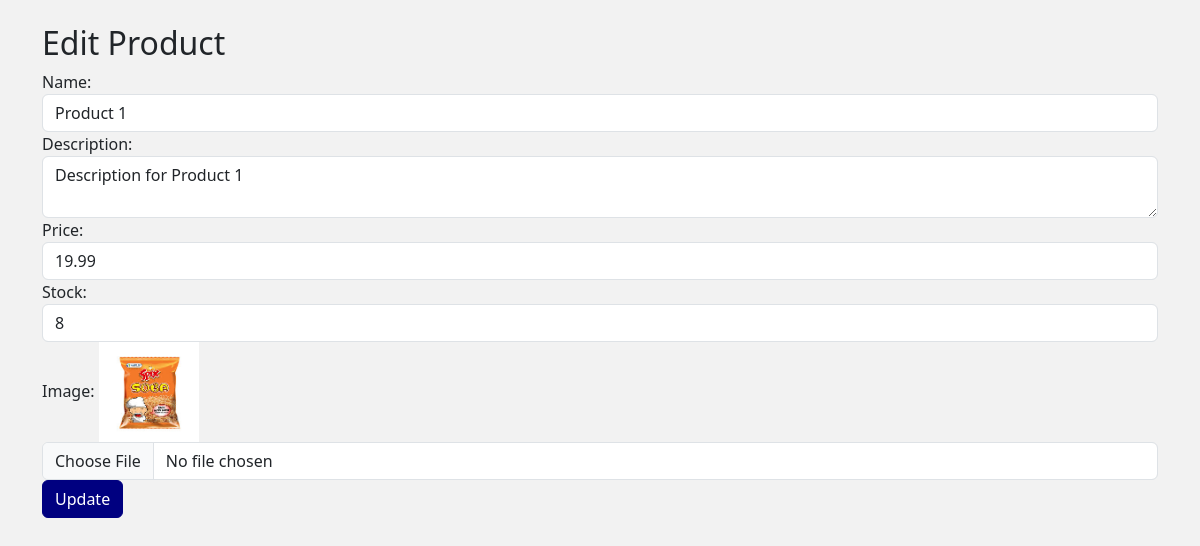
The app's page /edit_products.php?id=1 (signed in) with its own data.
### tables this page shows
CREATE TABLE `products` (
  `id` int(11) NOT NULL,
  `name` varchar(255) DEFAULT NULL,
  `description` text DEFAULT NULL,
  `price` decimal(10,2) DEFAULT NULL,
  `stock` int(11) DEFAULT NULL,
  `image` blob DEFAULT NULL
);

### edit_products.php (the view, shortened to what this page needs)
<?php
require 'koneksi.php';
if (isset($_GET['id'])) {
    $productId = $_GET['id'];
    $query = "SELECT * FROM Products WHERE id = $productId";
    $result = mysqli_query($koneksi, $query);
    if (mysqli_num_rows($result) > 0) {
        $product = mysqli_fetch_assoc($result);
    } else {
        header("Location: products.php");
        exit;
    }
} else {
    header("Location: products.php");
    exit;
}
?>
<!DOCTYPE html>
<html lang="en">
<head>
    <link href="https://cdn.jsdelivr.net/npm/bootstrap@5.3.0-alpha3/dist/css/bootstrap.min.css" rel="stylesheet">
    <link rel="stylesheet" href="style.css">
</head>
<body>
    <main>
        <div class="container mt-4">
            <h2>Edit Product</h2>
            <form method="post" action="" enctype="multipart/form-data">
                <div class="form-group">
                    <label for="name">Name:</label>
                    <input type="text" class="form-control" id="name" name="name"
                        value="<?php echo $product['name']; ?>">
                </div>
                <div class="form-group">
                    <label for="description">Description:</label>
                    <textarea class="form-control" id="description"
                        name="description"><?php echo $product['description']; ?></textarea>
                </div>
                <div class="form-group">
                    <label for="price">Price:</label>
                    <input type="text" class="form-control" id="price" name="price"
                        value="<?php echo $product['price']; ?>">
                </div>
                <div class="form-group">
                    <label for="stock">Stock:</label>
                    <input type="text" class="form-control" id="stock" name="stock"
                        value="<?php echo $product['stock']; ?>">
                </div>
                <div class="form-group">
                    <label for="image">Image:</label>
                    <?php if ($product['image']): ?>
                        <img src="<?php echo $product['image']; ?>" alt="Product Image" width="100">
                    <?php else: ?>
                        <p>No image available</p>
                    <?php endif; ?>
                    <input type="file" class="form-control" id="image" name="image">
                </div>
                <button type="submit" class="btn btn-primary">Update</button>
            </form>
        </div>
    </main>
</body>
</html>

### style.css (style rules this page uses)
.btn-primary { background-color: navy; border-color: navy; }
body { background-color: #f2f2f2; }

### records on screen
products: name "Product 1", description "Description for Product 1", price "19.99", stock "8", image (picture)
